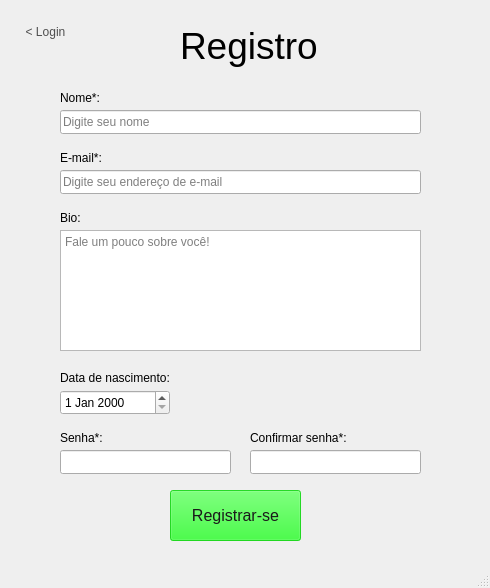
<?xml version="1.0" encoding="UTF-8"?>
<ui version="4.0">
 <class>Registro</class>
 <widget class="QMainWindow" name="Registro">
  <property name="geometry">
   <rect>
    <x>0</x>
    <y>0</y>
    <width>490</width>
    <height>588</height>
   </rect>
  </property>
  <property name="windowTitle">
   <string>MainWindow</string>
  </property>
  <widget class="QWidget" name="centralwidget">
   <widget class="QLineEdit" name="nomeUsuario">
    <property name="geometry">
     <rect>
      <x>60</x>
      <y>110</y>
      <width>361</width>
      <height>24</height>
     </rect>
    </property>
    <property name="placeholderText">
     <string>Digite seu nome</string>
    </property>
   </widget>
   <widget class="QLineEdit" name="emailUsuario">
    <property name="geometry">
     <rect>
      <x>60</x>
      <y>170</y>
      <width>361</width>
      <height>24</height>
     </rect>
    </property>
    <property name="placeholderText">
     <string>Digite seu endereço de e-mail</string>
    </property>
   </widget>
   <widget class="QPlainTextEdit" name="bioUsuario">
    <property name="geometry">
     <rect>
      <x>60</x>
      <y>230</y>
      <width>361</width>
      <height>121</height>
     </rect>
    </property>
    <property name="placeholderText">
     <string>Fale um pouco sobre você!</string>
    </property>
   </widget>
   <widget class="QLineEdit" name="senhaUsuario">
    <property name="geometry">
     <rect>
      <x>60</x>
      <y>450</y>
      <width>171</width>
      <height>24</height>
     </rect>
    </property>
    <property name="echoMode">
     <enum>QLineEdit::Password</enum>
    </property>
   </widget>
   <widget class="QLineEdit" name="conSenhaUsuario">
    <property name="geometry">
     <rect>
      <x>250</x>
      <y>450</y>
      <width>171</width>
      <height>24</height>
     </rect>
    </property>
    <property name="echoMode">
     <enum>QLineEdit::Password</enum>
    </property>
   </widget>
   <widget class="QLabel" name="label">
    <property name="geometry">
     <rect>
      <x>60</x>
      <y>90</y>
      <width>49</width>
      <height>16</height>
     </rect>
    </property>
    <property name="text">
     <string>Nome*:</string>
    </property>
   </widget>
   <widget class="QLabel" name="label_2">
    <property name="geometry">
     <rect>
      <x>60</x>
      <y>150</y>
      <width>49</width>
      <height>16</height>
     </rect>
    </property>
    <property name="text">
     <string>E-mail*:</string>
    </property>
   </widget>
   <widget class="QLabel" name="label_3">
    <property name="geometry">
     <rect>
      <x>60</x>
      <y>210</y>
      <width>49</width>
      <height>16</height>
     </rect>
    </property>
    <property name="text">
     <string>Bio:</string>
    </property>
   </widget>
   <widget class="QDateEdit" name="dataNasc">
    <property name="geometry">
     <rect>
      <x>60</x>
      <y>390</y>
      <width>110</width>
      <height>25</height>
     </rect>
    </property>
   </widget>
   <widget class="QLabel" name="label_4">
    <property name="geometry">
     <rect>
      <x>60</x>
      <y>370</y>
      <width>121</width>
      <height>16</height>
     </rect>
    </property>
    <property name="text">
     <string>Data de nascimento:</string>
    </property>
   </widget>
   <widget class="QLabel" name="label_5">
    <property name="geometry">
     <rect>
      <x>60</x>
      <y>430</y>
      <width>49</width>
      <height>16</height>
     </rect>
    </property>
    <property name="text">
     <string>Senha*:</string>
    </property>
   </widget>
   <widget class="QLabel" name="label_6">
    <property name="geometry">
     <rect>
      <x>250</x>
      <y>430</y>
      <width>101</width>
      <height>16</height>
     </rect>
    </property>
    <property name="text">
     <string>Confirmar senha*:</string>
    </property>
   </widget>
   <widget class="QPushButton" name="registerButton">
    <property name="enabled">
     <bool>false</bool>
    </property>
    <property name="geometry">
     <rect>
      <x>170</x>
      <y>490</y>
      <width>131</width>
      <height>51</height>
     </rect>
    </property>
    <property name="font">
     <font>
      <pointsize>12</pointsize>
     </font>
    </property>
    <property name="styleSheet">
     <string notr="true">background-color: rgba(0, 255, 0, 200);
color: rgb(26, 26, 26);</string>
    </property>
    <property name="text">
     <string>Registrar-se</string>
    </property>
   </widget>
   <widget class="QLabel" name="label_7">
    <property name="geometry">
     <rect>
      <x>180</x>
      <y>20</y>
      <width>141</width>
      <height>51</height>
     </rect>
    </property>
    <property name="font">
     <font>
      <pointsize>28</pointsize>
     </font>
    </property>
    <property name="text">
     <string>Registro</string>
    </property>
   </widget>
   <widget class="QPushButton" name="voltar">
    <property name="geometry">
     <rect>
      <x>20</x>
      <y>20</y>
      <width>51</width>
      <height>24</height>
     </rect>
    </property>
    <property name="styleSheet">
     <string notr="true">border: 0px;
color: rgb(79, 79, 79);</string>
    </property>
    <property name="text">
     <string>&lt; Login</string>
    </property>
   </widget>
  </widget>
  <widget class="QStatusBar" name="statusbar"/>
 </widget>
 <resources/>
 <connections/>
</ui>
